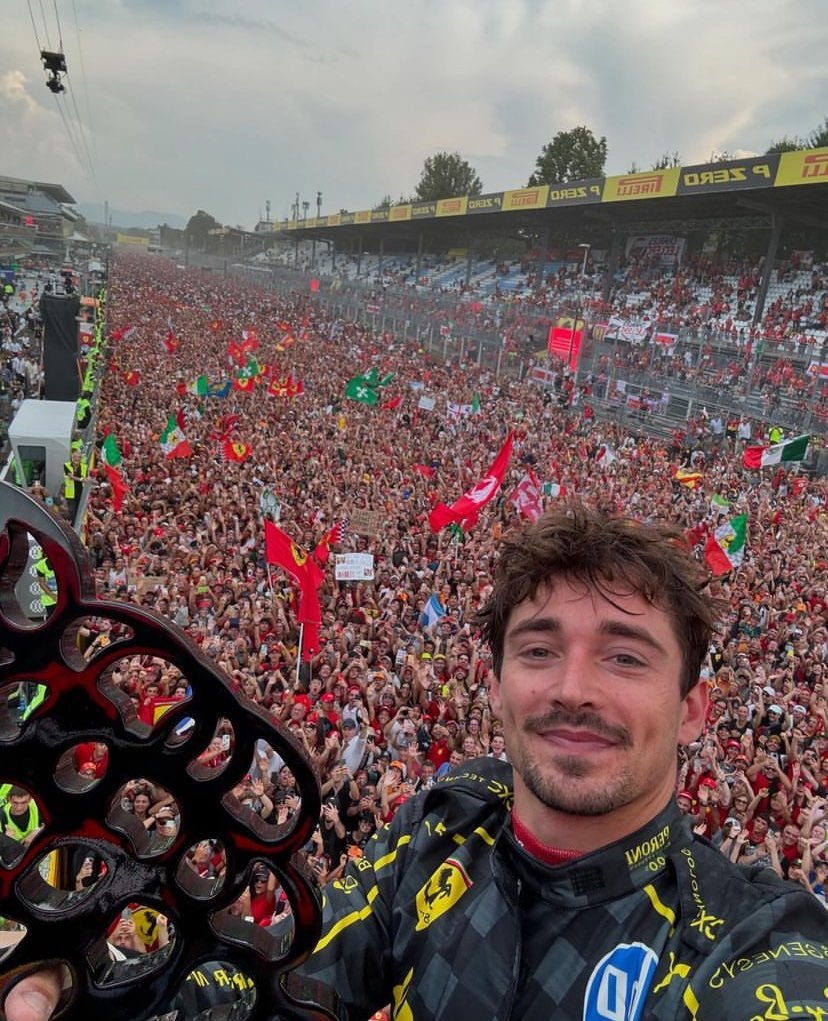
%> input picture SPRINT2/src/v5_Merge/italy.jpg, 828 x 1021 px
$ octave main.m   (GNU Octave 9; MATLAB toolbox functions it lacks are replaced by stand-ins)
%> lines starting %> are read from the running program, lines starting %| are printed output that depends on the picture
### SPRINT2/src/v1_Martin/cargar_imagen.m
function [imagen, filas, columnas, canales] = cargar_imagen(nombre_archivo)
%> called with nombre_archivo = 'italy.jpg'
% CARGAR_IMAGEN Carga una imagen y verifica/redimensiona al mínimo 740x492
% Entrada:  nombre_archivo -> nombre del archivo
% Salidas:  imagen, filas, columnas, canales

    % 1. Cargar la imagen
    imagen = imread(nombre_archivo);
%> imagen is the input picture: size 1021x828x3 uint8; mean R, G, B 110, 93.9, 92.4

    % 2. Verificar y redimensionar si es necesario
    [filas, columnas, canales] = size(imagen);
%> filas = 1021; columnas = 828; canales = 3

    if columnas < 740 || filas < 492
        imagen = imresize(imagen, [492, 740]);
        [filas, columnas, canales] = size(imagen);
    end

end

### SPRINT2/src/v5_Merge/comprimir_paleta.m
function [imagen_indexada, paleta] = comprimir_paleta(imagen)
% COMPRIMIR_PALETA Aplica compresión por paleta indexada de 256 colores
% Entrada:  imagen         -> imagen RGB uint8
% Salidas:  imagen_indexada -> imagen comprimida con índices
%           paleta          -> paleta de 256 colores [256x3]

    % Aplicar compresión por paleta
    [imagen_indexada, paleta] = rgb2ind(imagen, 256);

    % Guardar paleta para uso en receptor
    save('paleta_colores.mat', 'paleta');

    fprintf('Compresión por paleta aplicada\n');
    fprintf('Colores en la paleta: %d\n', size(paleta, 1));
    fprintf('Tamaño imagen indexada: %d x %d\n', size(imagen_indexada,1), size(imagen_indexada,2));

    % ── Comparación de tamaño en bytes ──────────────────
    bytes_original   = numel(imagen) * 3;
    bytes_comprimida = numel(imagen_indexada) + numel(paleta) * 3 * 8;
    reduccion        = (1 - bytes_comprimida / bytes_original) * 100;

    fprintf('\n--- Comparación de tamaño ---\n');
    fprintf('Bytes imagen original  : %d\n', bytes_original);
    fprintf('Bytes imagen comprimida: %d\n', bytes_comprimida);
    fprintf('Reducción de datos     : %.1f%%\n', reduccion);

    % ── Comparación visual ──────────────────────────────
    figure('Name', 'Comparación: Original vs Comprimida');

    subplot(1,2,1);
    imshow(imagen);
    title(sprintf('Original RGB\n%d x %d x 3 canales', size(imagen,1), size(imagen,2)));

    subplot(1,2,2);
    imshow(imagen_indexada, paleta);
    title(sprintf('Comprimida (256 colores)\n%d x %d indexada', size(imagen_indexada,1), size(imagen_indexada,2)));

end

### SPRINT2/src/v5_Merge/convertir_binario.m
function secuencia_binaria = convertir_binario(secuencia_pixeles, filas, columnas)
% CONVERTIR_BINARIO Convierte la secuencia de píxeles indexados a bits
% Entrada:  secuencia_pixeles -> vector 1D de índices uint8
%           filas, columnas   -> dimensiones de la imagen
% Salida:   secuencia_binaria -> vector 1D de bits (0s y 1s)

    % Convertir cada índice a 8 bits
    binario_pixeles = de2bi(secuencia_pixeles, 8, 'left-msb');

    % Serializar la matriz binaria en un vector
    secuencia_binaria = binario_pixeles';
    secuencia_binaria = secuencia_binaria(:);

    % Verificar tamaño
    num_bits = length(secuencia_binaria);
    if num_bits == (filas * columnas * 8)
        fprintf('Conversión a binario completada \n');
        fprintf('Número total de bits: %d\n', num_bits);
    else
        fprintf('Advertencia: La longitud no coincide con el tamaño esperado.\n');
    end

end

### SPRINT2/src/v3_Briyith/serializar_pixeles.m
function secuencia_pixeles = serializar_pixeles(imagen_indexada, filas, columnas)
% SERIALIZAR_PIXELES Convierte la matriz indexada en secuencia unidimensional
% Entrada:  imagen_indexada  -> matriz 2D de índices de píxeles
%           filas, columnas  -> dimensiones esperadas
% Salida:   secuencia_pixeles -> vector 1D de índices

    % Serializar la matriz en un vector
    secuencia_pixeles = imagen_indexada(:);

    % Verificar longitud esperada
    if length(secuencia_pixeles) ~= (filas * columnas)
        longitud_real = filas * columnas;
        secuencia_pixeles = secuencia_pixeles(0:longitud_real);
    end

end

### SPRINT2/src/v5_Merge/main.m
% MAIN - Archivo principal del transmisor Sprint 2

% ── Función 1 Cargar imagen ──────────────────────────────
[imagen, filas, columnas, canales] = cargar_imagen('italy.jpg');
%> filas = 1021; columnas = 828; canales = 3

% ── Función 2 Compresión por paleta ─────────────────────
[imagen_indexada, paleta] = comprimir_paleta(imagen);
%> in comprimir_paleta, `[imagen_indexada, paleta] = rgb2ind(imagen, 256);`:
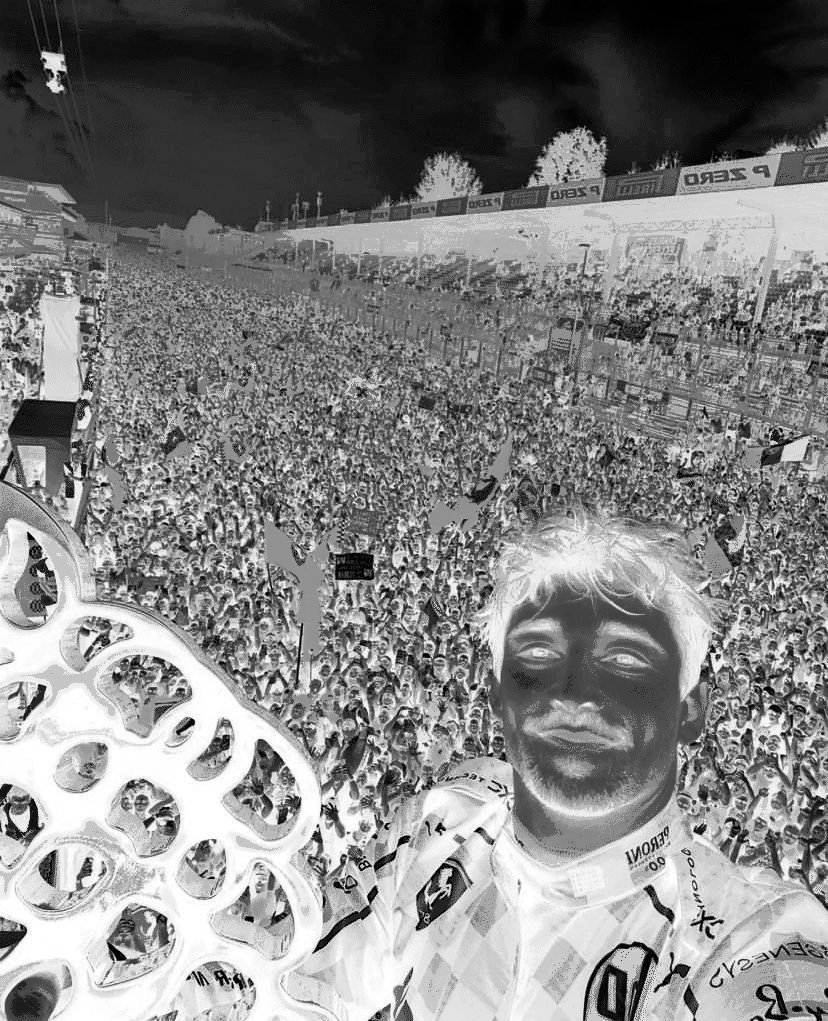
%> imagen_indexada: size 1021x828 uint8; min 0, max 255, mean 129.7
%> in comprimir_paleta, `[imagen_indexada, paleta] = rgb2ind(imagen, 256);`: paleta = 256 rows, first 12: [0.875 0.867 0.843; 0.827 0.827 0.804; 0.729 0.839 0.953; 0.804 0.808 0.792; 0.808 0.776 0.294; 0.824 0.808 0.761; 0.788 0.796 0.773; 0.745 0.792 0.855; 0.839 0.824 0.431; 0.89 0.729 0.753; 0.773 0.776 0.761; 0.765 0.776 0.776]
%| Colores en la paleta: 256
%| Tamaño imagen indexada: 1021 x 828
%| Bytes imagen original  : 7608492
%| Bytes imagen comprimida: 863820
%| Reducción de datos     : 88.6%
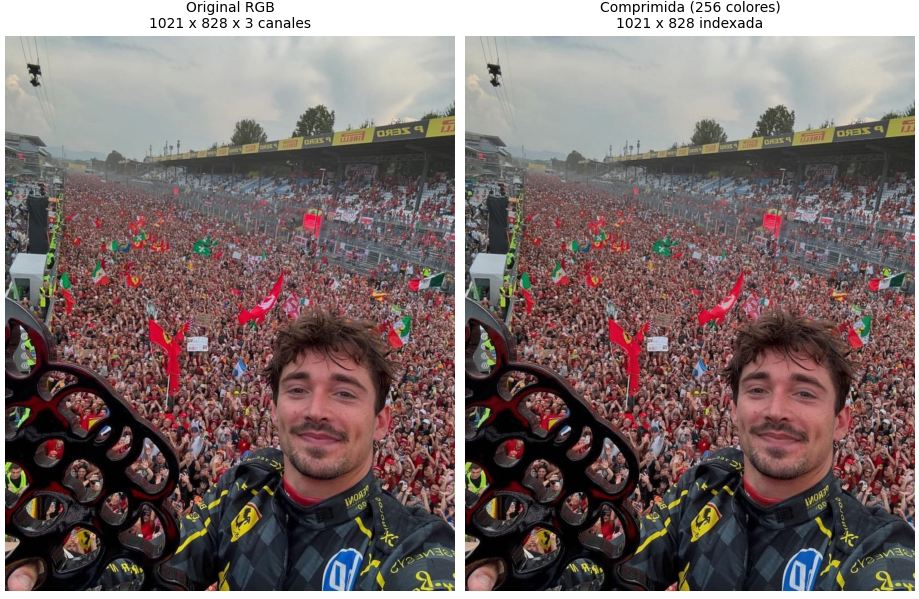
%> figure redrawn from the program's plot data, 2 panels

% ── Función 3 Serialización de píxeles ──────────────────
secuencia_pixeles = serializar_pixeles(imagen_indexada, filas, columnas);

% ── Función 4 Conversión a binario ──────────────────────
secuencia_binaria = convertir_binario(secuencia_pixeles, filas, columnas);
%| Número total de bits: 6763104
